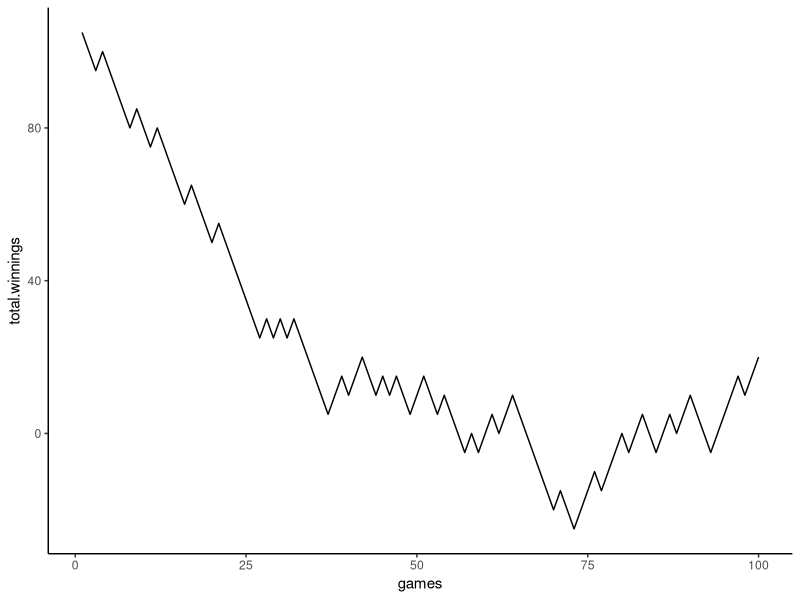

The R source for this figure:
# Global Simulations // No odds bets/other bets
library(dplyr)
library(tidyr)
library(data.table)
library(ggplot2)
library(ggthemes)
rm(list = ls())
passline.win <- c(7,11)
passline.craps <- c(2,3,12)
passline.pass <- c(4,5,6,8,9,10,12)
n <- 100 #number of games
outcomes <- c() #results
starting.budget <- 100

#Simulate Craps 
craps <- function() {
  
  #Loop games
  for (i in 1:n) {
    pass.bet <- 5 #Pass line bet
    result <- 50 #starting cash
    
    #Dice Roll
    initial.roll <- sample(1:6,1) + sample(1:6,1)
    
    #7 or 11 wins
    if(initial.roll %in% passline.win) {  
      result <- 5
      
    #Craps Out  
    } else if (initial.roll %in% passline.craps) {
      result <- -5
    
    #Roll any point number (4,5,6,8,9,10)    
      } else {
        point <- initial.roll 
        roll <- sample(1:6,1) + sample(1:6,1)
        
          #7 out
          if (roll == 7) {
            result <- -5
            #print("7 out")
          }
          
          # Hit the point
          else if (roll == point) {
            result <- 5
            #print("hit the point initially")
          }
        
          #Keep rolling if point or 7 was not rolled
            while ( !(roll %in% c(7,point)) ) {
              roll <- sample(1:6,1) + sample(1:6,1)
              
          #Hit the point    
              if (roll == point) {
                result <- 5
                #print("hit the point in while loop")
                break
          # 7 Out      
              } else if (roll == 7){
                result <- -5
                #print('7 out in while loop')
                break
              }
            } #end of while loop
      }
    outcomes <- append(outcomes,result,after=length(outcomes)) 
    
  }
  games <- c(1:n)  #Number of Games
  outcomes <- data.frame(games,outcomes) %>% mutate(total.winnings=starting.budget-cumsum(outcomes))
  
  
  print(outcomes) #print results
  
  #Plot Results
  pl <- ggplot(outcomes,aes(x=games,y=total.winnings))
  
  pl2 <- pl + geom_line() + theme_classic()
  print(pl2)
  
  
}

craps()
